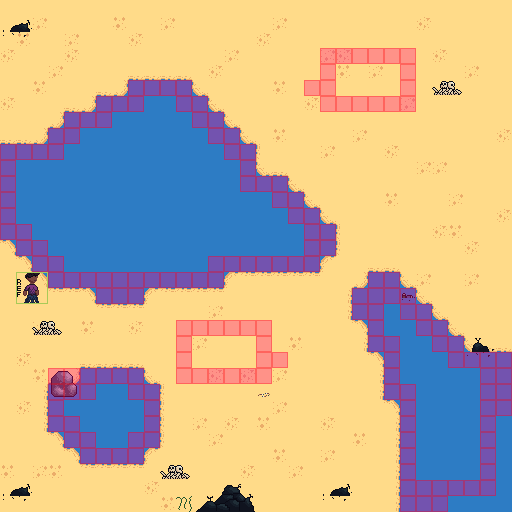

This is a level from a 2D game, rendered from its Tiled map with the project's own tilesets. A one-line summary and the map file follow, with tile-layer data summarised:
An orthogonal 32x32 tile map with 16x16 px tiles, 4 tile layers (Tile Layer 1, Tile Layer 2, Tile Layer 3, Tile Layer 4), 4 tilesets.

<map version="1.10" tiledversion="1.11.2" orientation="orthogonal" renderorder="right-down" width="32" height="32" tilewidth="16" tileheight="16" infinite="0" nextlayerid="5" nextobjectid="1">
 <editorsettings>
  <export target="testMapFixed.lua" format="lua" />
 </editorsettings>
 <tileset firstgid="1" name="beach_details" tilewidth="16" tileheight="16" tilecount="64" columns="8">
  <image source="tilesets/beach_details.png" width="128" height="128" />
 </tileset>
 <tileset firstgid="65" name="Collider" tilewidth="16" tileheight="16" tilecount="1" columns="1">
  <image source="tilesets/Collider.png" width="16" height="16" />
  <tile id="0">
   <properties>
    <property name="collides" value="true" />
   </properties>
  </tile>
 </tileset>
 <tileset firstgid="66" name="beach" tilewidth="16" tileheight="16" tilecount="100" columns="10">
  <image source="tilesets/Beach_Tileset.png" width="160" height="160" />
 </tileset>
 <tileset firstgid="166" name="other beach_details" tilewidth="16" tileheight="16" tilecount="64" columns="8">
  <image source="tilesets/other beach_details.png" width="128" height="128" />
 </tileset>
 <layer id="1" name="Tile Layer 1" width="32" height="32">
  <data>[1024 cells, 1024 non-empty, 1 distinct tile ids]</data>
 </layer>
 <layer id="2" name="Tile Layer 2" width="32" height="32">
  <data>[1024 cells, 699 non-empty, 12 distinct tile ids]</data>
 </layer>
 <layer id="3" name="Tile Layer 3" width="32" height="32">
  <data>[1024 cells, 41 non-empty, 27 distinct tile ids]</data>
 </layer>
 <layer id="4" name="Tile Layer 4" width="32" height="32">
  <data>[1024 cells, 174 non-empty, 1 distinct tile ids]</data>
 </layer>
</map>